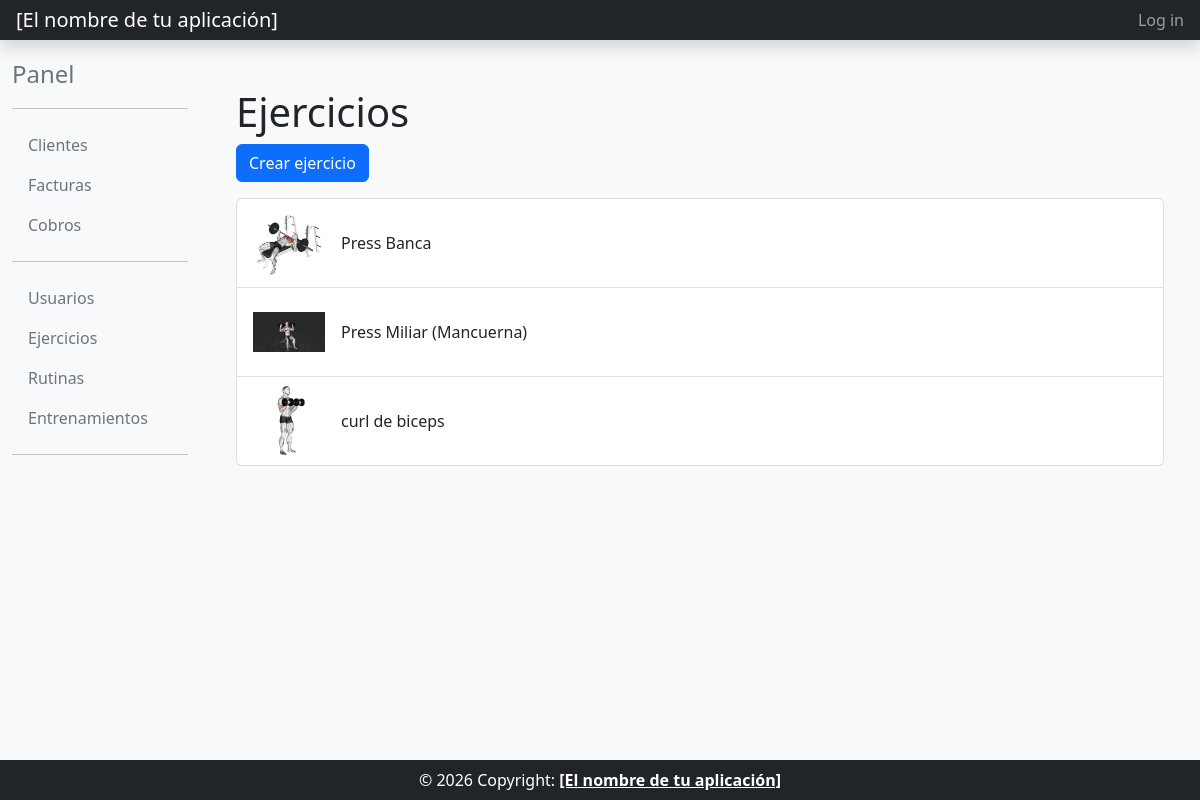
Before: /core/ejercicios/ with the older database file.
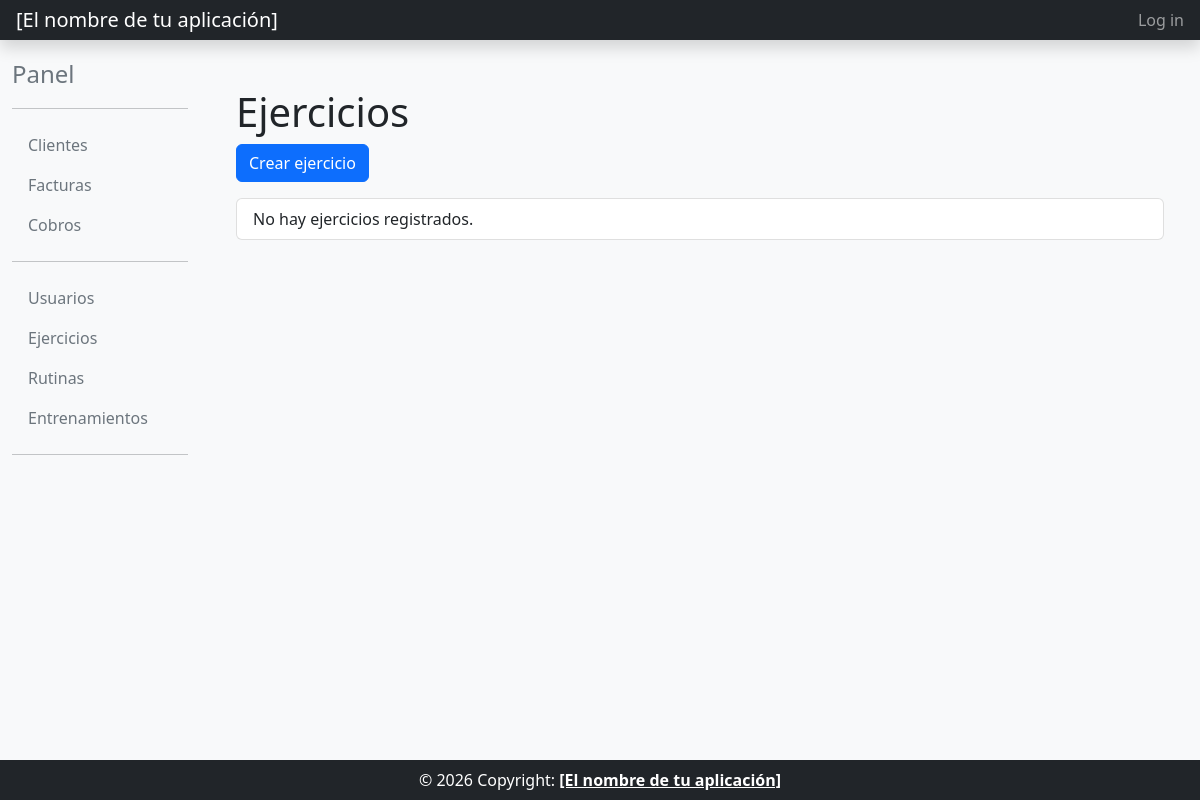
After: the same page with the newer database file.
### core/models.py (models this page shows, shortened)
class Ejercicio(models.Model):
    nombre = models.CharField(max_length=25, primary_key=True)
    imagen = models.ImageField(upload_to='ejercicios/', null=True, blank=True)
    descripcion = models.CharField(max_length=100)
    mayor_peso = models.IntegerField(null=True, blank=True)
    objetivo = models.CharField(max_length=50)
    class Meta:
        verbose_name = "ejercicio"
        verbose_name_plural = "ejercicios"
        ordering = ['nombre']

### core/views.py (the view)
class EjercicioListView(OrderingListViewMixin, ListView):
    model = Ejercicio
    template_name = "ejercicio_list.html"
    paginate_by = 10

### common/mixins.py (called while the page is built)
    def get_queryset(self):
        queryset = super().get_queryset()
        ordering = self.request.GET.get('ordering')
        if ordering == 'asc':
            return queryset.order_by('pk')
        if ordering == 'desc':
            return queryset.order_by('-pk')
        return queryset

    def get_context_data(self, **kwargs):
        context = super().get_context_data(**kwargs)
        ordering = self.request.GET.get('ordering')
        context['ordering'] = ordering if ordering in ('asc', 'desc') else None
        return context

### core/templates/ejercicio_list.html (shortened to what this page needs)
{% extends "base_intranet.html" %}
{% block main_content %}
<div class="container">
    <h1>Ejercicios</h1>
    <a href="{% url 'ejercicio_create' %}" class="btn btn-primary">Crear ejercicio</a>
    <div class="list-group mt-3">
        {% for ejercicio in object_list %}
            <a href="{% url 'ejercicio_detail' pk=ejercicio.pk %}" class="list-group-item list-group-item-action text-decoration-none d-flex align-items-center gap-3">
                {% if ejercicio.imagen %}
                    <img src="{{ ejercicio.imagen.url }}" alt="Imagen de {{ ejercicio.nombre }}" class="rounded" width="72" height="72" style="object-fit: contain;">
                {% endif %}
                <span>{{ ejercicio.nombre }}</span>
            </a>
        {% empty %}
            <div class="list-group-item">No hay ejercicios registrados.</div>
        {% endfor %}
    </div>
</div>
{% endblock main_content %}

Changed rows visible on the page:
removed Ejercicio: imagen (picture), nombre "Press Banca"
removed Ejercicio: imagen (picture), nombre "Press Miliar (Mancuerna)"
removed Ejercicio: imagen (picture), nombre "curl de biceps"
Other visible differences:
text now shown: "No hay ejercicios registrados."
